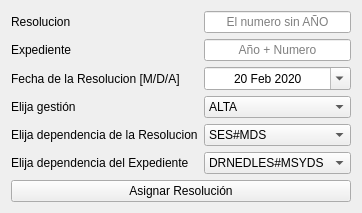
             <widget class="QWidget" name="tabReso">
              <attribute name="title">
               <string>Asignar Resolucion</string>
              </attribute>
              <layout class="QFormLayout" name="formLayout_7">
               <item row="0" column="0">
                <widget class="QLabel" name="asigresoLabelR">
                 <property name="minimumSize">
                  <size>
                   <width>0</width>
                   <height>0</height>
                  </size>
                 </property>
                 <property name="text">
                  <string>Resolucion</string>
                 </property>
                 <property name="buddy">
                  <cstring>asigReReso</cstring>
                 </property>
                </widget>
               </item>
               <item row="0" column="1">
                <widget class="QLineEdit" name="asigReReso">
                 <property name="inputMask">
                  <string>9999999999</string>
                 </property>
                 <property name="alignment">
                  <set>Qt::AlignCenter</set>
                 </property>
                 <property name="placeholderText">
                  <string>El numero sin AÑO</string>
                 </property>
                </widget>
               </item>
               <item row="1" column="0">
                <widget class="QLabel" name="asigresoLabelE">
                 <property name="minimumSize">
                  <size>
                   <width>0</width>
                   <height>0</height>
                  </size>
                 </property>
                 <property name="text">
                  <string>Expediente</string>
                 </property>
                 <property name="buddy">
                  <cstring>asigReExp</cstring>
                 </property>
                </widget>
               </item>
               <item row="1" column="1">
                <widget class="QLineEdit" name="asigReExp">
                 <property name="inputMask">
                  <string>9999999999999</string>
                 </property>
                 <property name="maxLength">
                  <number>13</number>
                 </property>
                 <property name="alignment">
                  <set>Qt::AlignCenter</set>
                 </property>
                 <property name="placeholderText">
                  <string>Año + Numero</string>
                 </property>
                </widget>
               </item>
               <item row="2" column="0">
                <widget class="QLabel" name="asigresoLabelF">
                 <property name="minimumSize">
                  <size>
                   <width>0</width>
                   <height>0</height>
                  </size>
                 </property>
                 <property name="text">
                  <string>Fecha de la Resolucion [M/D/A]</string>
                 </property>
                 <property name="buddy">
                  <cstring>asigReFecha</cstring>
                 </property>
                </widget>
               </item>
               <item row="2" column="1">
                <widget class="QDateEdit" name="asigReFecha">
                 <property name="layoutDirection">
                  <enum>Qt::LeftToRight</enum>
                 </property>
                 <property name="wrapping">
                  <bool>false</bool>
                 </property>
                 <property name="alignment">
                  <set>Qt::AlignCenter</set>
                 </property>
                 <property name="showGroupSeparator" stdset="0">
                  <bool>false</bool>
                 </property>
                 <property name="dateTime">
                  <datetime>
                   <hour>0</hour>
                   <minute>0</minute>
                   <second>0</second>
                   <year>2020</year>
                   <month>2</month>
                   <day>20</day>
                  </datetime>
                 </property>
                 <property name="minimumDate">
                  <date>
                   <year>2010</year>
                   <month>9</month>
                   <day>14</day>
                  </date>
                 </property>
                 <property name="calendarPopup">
                  <bool>true</bool>
                 </property>
                </widget>
               </item>
               <item row="3" column="0">
                <widget class="QLabel" name="asigresoLabelG">
                 <property name="minimumSize">
                  <size>
                   <width>0</width>
                   <height>0</height>
                  </size>
                 </property>
                 <property name="text">
                  <string>Elija gestión</string>
                 </property>
                 <property name="buddy">
                  <cstring>asigReGestion</cstring>
                 </property>
                </widget>
               </item>
               <item row="3" column="1">
                <widget class="QComboBox" name="asigReGestion">
                 <item>
                  <property name="text">
                   <string>ALTA</string>
                  </property>
                 </item>
                 <item>
                  <property name="text">
                   <string>RENUNCIA</string>
                  </property>
                 </item>
                 <item>
                  <property name="text">
                   <string>DENEGATORIA</string>
                  </property>
                 </item>
                 <item>
                  <property name="text">
                   <string>BAJA DE OFICIO</string>
                  </property>
                 </item>
                </widget>
               </item>
               <item row="4" column="0">
                <widget class="QLabel" name="asigresoLabelDR">
                 <property name="minimumSize">
                  <size>
                   <width>0</width>
                   <height>0</height>
                  </size>
                 </property>
                 <property name="text">
                  <string>Elija dependencia de la Resolucion</string>
                 </property>
                 <property name="buddy">
                  <cstring>asigReDependenciaR</cstring>
                 </property>
                </widget>
               </item>
               <item row="4" column="1">
                <widget class="QComboBox" name="asigReDependenciaR">
                 <item>
                  <property name="text">
                   <string>SES#MDS</string>
                  </property>
                 </item>
                 <item>
                  <property name="text">
                   <string>SES#MSYDS</string>
                  </property>
                 </item>
                 <item>
                  <property name="text">
                   <string>SECOYCC#MDS</string>
                  </property>
                 </item>
                </widget>
               </item>
               <item row="5" column="0">
                <widget class="QLabel" name="asigresoLabelDE">
                 <property name="minimumSize">
                  <size>
                   <width>0</width>
                   <height>0</height>
                  </size>
                 </property>
                 <property name="text">
                  <string>Elija dependencia del Expediente</string>
                 </property>
                 <property name="buddy">
                  <cstring>asigReDependenciaE</cstring>
                 </property>
                </widget>
               </item>
               <item row="5" column="1">
                <widget class="QComboBox" name="asigReDependenciaE">
                 <item>
                  <property name="text">
                   <string>DRNEDLES#MSYDS</string>
                  </property>
                 </item>
                 <item>
                  <property name="text">
                   <string>DRNEDLES#MDS</string>
                  </property>
                 </item>
                </widget>
               </item>
               <item row="6" column="0" colspan="2">
                <widget class="QPushButton" name="asigReBoton">
                 <property name="text">
                  <string>Asignar Resolución</string>
                 </property>
                </widget>
               </item>
              </layout>
             </widget>
